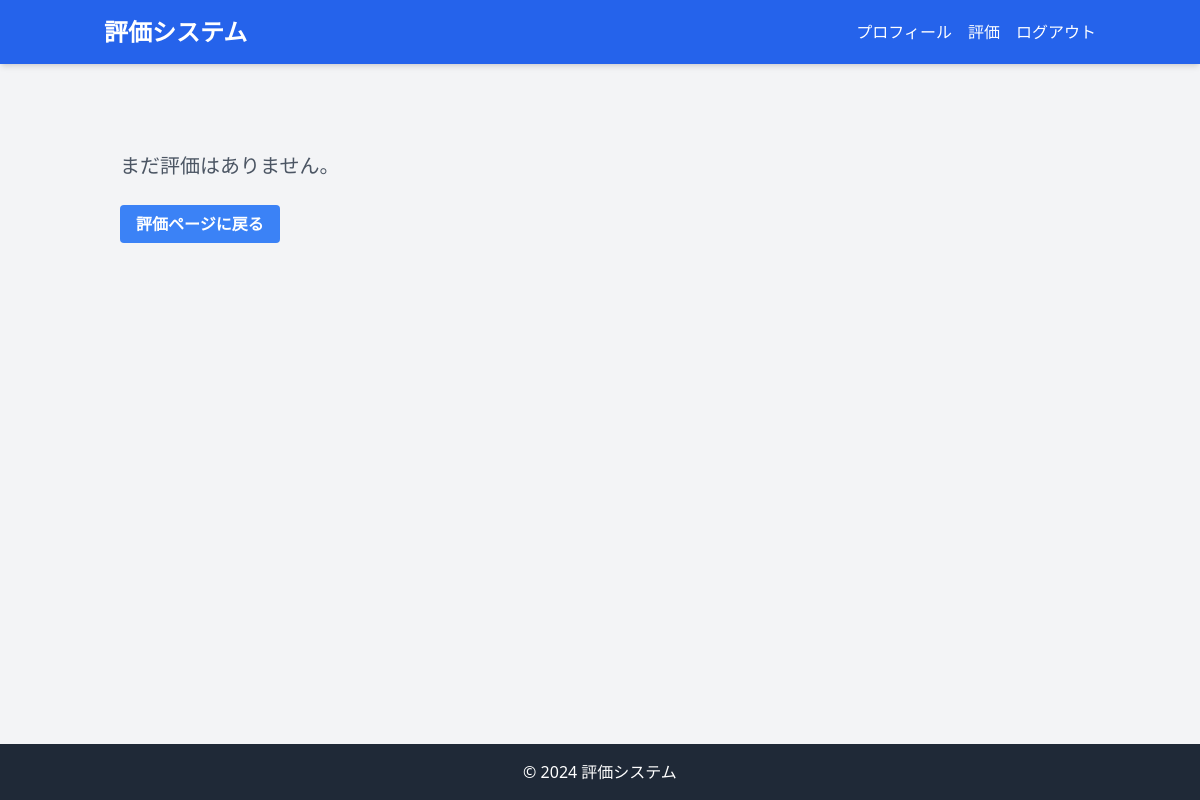
Page /eva/1/ (signed in) on the earlier database version.
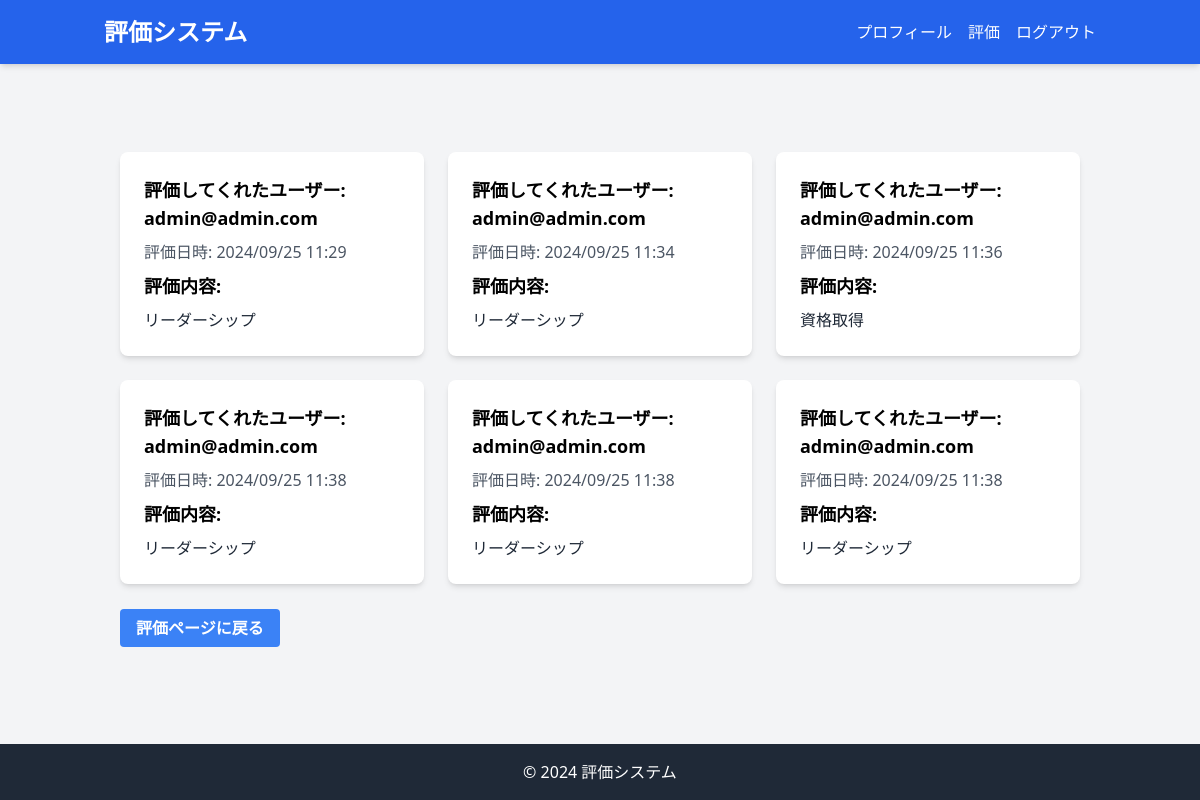
Same page on the later database version.
### main/models.py (models this page shows)
class Eva(models.Model):
    for_user = models.ForeignKey(User, on_delete=models.CASCADE, related_name="for_user")
    from_user = models.ForeignKey(User, on_delete=models.CASCADE, related_name="from_user")
    detail = models.CharField(max_length=200)
    pub_date = models.DateTimeField(auto_now_add=True)

### user/models.py (models this page shows)
class User(AbstractBaseUser, PermissionsMixin):
    user_vali = UnicodeUsernameValidator()
    username = models.CharField(_('username'), max_length=150, unique=True, validators=[user_vali])
    email = models.EmailField(_('email'), unique=True)
    is_staff = models.BooleanField(_('staff status'), default=False)
    objects = UserManager()
    USERNAME_FIELD = 'email'
    REQUIRED_FIELDS = ['username']

### main/views.py (the view)
# urls.py: path("eva/<int:user_id>/", views.view_evaluation, name="eva_list"),
@login_required
@user_data_required
def view_evaluation(request, user_id):
    target_user = get_object_or_404(User, id=user_id)
    evaluations = Eva.objects.filter(for_user=request.user)
    return render(request, 'main/view_evaluation.html', {
        'evaluations': evaluations,
        'target_user': target_user,
    })

### main/views.py (called while the page is built)
def user_data_required(view_func):
    @wraps(view_func)
    def _wrapped_view(request, *args, **kwargs):
        try:
            UserData.objects.get(username=request.user)
        except UserData.DoesNotExist:
            return redirect('main:home')
        return view_func(request, *args, **kwargs)
    return _wrapped_view

### main/templates/main/view_evaluation.html (shortened to what this page needs)
{% extends 'main/base.html' %}
{% load static %}
{% block content %}
<div class="container mx-auto px-4 py-8">
    {% if evaluations %}
        <div class="grid gap-6 md:grid-cols-2 lg:grid-cols-3">
            {% for evaluation in evaluations %}
                <div class="bg-white shadow-md rounded-lg p-6">
                    <p class="text-lg font-semibold mb-2">評価してくれたユーザー: {{ evaluation.from_user.email }}</p>
                    <p class="text-gray-600 mb-2">評価日時: {{ evaluation.pub_date|date:"Y/m/d H:i" }}</p>
                    <p class="text-lg font-semibold mb-2">評価内容:</p>
                    <p class="text-gray-800">{{ evaluation.detail }}</p>
                </div>
            {% endfor %}
        </div>
    {% else %}
        <p class="text-xl text-gray-600">まだ評価はありません。</p>
    {% endif %}
    <div class="mt-8">
        <a href="{% url 'main:eva' %}" class="bg-blue-500 hover:bg-blue-700 text-white font-bold py-2 px-4 rounded">
            評価ページに戻る
        </a>
    </div>
</div>
{% endblock %}

Differences in the rows shown:
added Eva: from_user.email "admin@admin.com", pub_date "2024/09/25 11:29", detail "リーダーシップ"
added Eva: from_user.email "admin@admin.com", pub_date "2024/09/25 11:34", detail "リーダーシップ"
added Eva: from_user.email "admin@admin.com", pub_date "2024/09/25 11:36", detail "資格取得"
added Eva: from_user.email "admin@admin.com", pub_date "2024/09/25 11:38", detail "リーダーシップ"
added Eva: from_user.email "admin@admin.com", pub_date "2024/09/25 11:38", detail "リーダーシップ"
added Eva: from_user.email "admin@admin.com", pub_date "2024/09/25 11:38", detail "リーダーシップ"
Other differences:
text no longer shown: "まだ評価はありません。"
